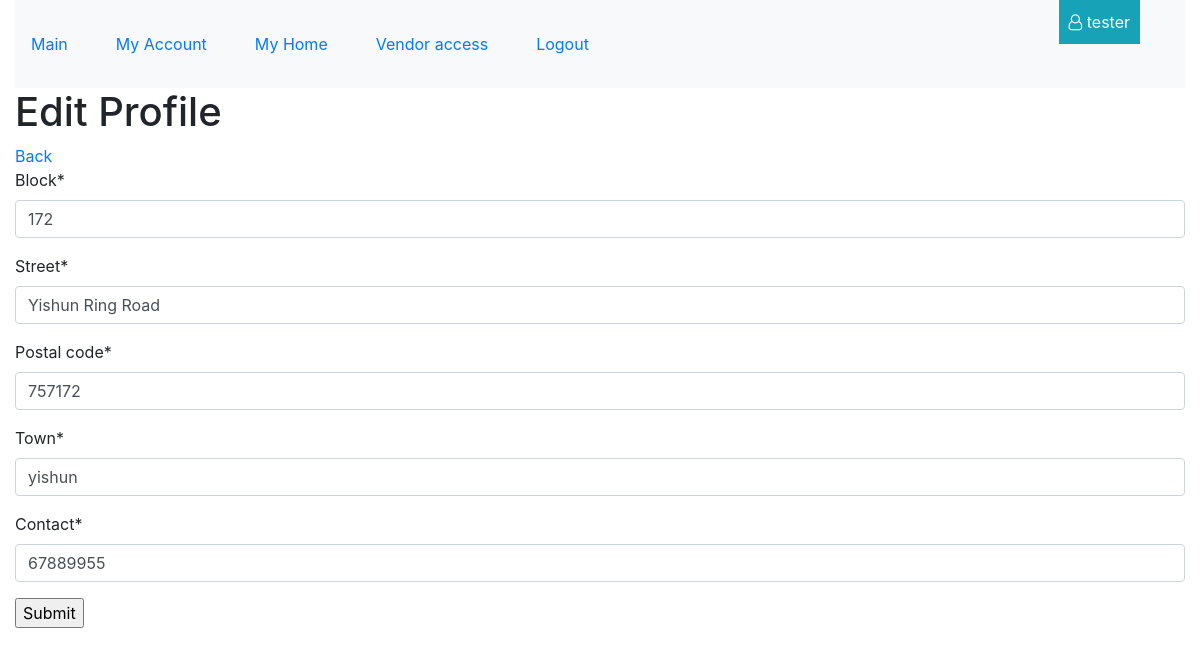
The page /edit_profile/9 (signed in) on the database its author committed.
### buyer/models.py (models this page shows, shortened)
class Buyer(models.Model):
    town = models.CharField(max_length=100, null=True, blank=False)
    postal_code = models.PositiveIntegerField(null=False, blank=False)
    block = models.PositiveSmallIntegerField( null=False, blank=False)
    street = models.CharField(max_length=254, null=False, blank=False)
    date_joined = models.DateTimeField(auto_now_add=True)
    contact = models.PositiveIntegerField(validators=[MinValueValidator(10000000), MaxValueValidator(99999999)], null=False, blank=False)
    user = models.ForeignKey(User, null=True, on_delete=models.SET_NULL)

### buyer/views.py (the view)
# urls.py: path('edit_profile/<buyer_id>', buyer.views.edit_buyer_profile, name="edit_buyer_profile_route"),
@login_required
def edit_buyer_profile(request, buyer_id):
    buyer_profile = get_object_or_404(Buyer, pk=buyer_id)
    if request.method == "POST":
        buyer_form = BuyerForm(request.POST, instance=buyer_profile)
        if buyer_form.is_valid():
            buyer_form.save()  # does not require to commit False form to save user as request.user; user still intact in database after the save
            messages.success(request, "Profile successfully updated.")
            return redirect(reverse(show_buyer_profiles))
        else:
            messages.warning(request, "Contact field must be 8 digits number.")
            return redirect(reverse(edit_buyer_profile, kwargs={"buyer_id": buyer_id}))
    else:
        buyer_form = BuyerForm(instance=buyer_profile)
        return render(request, "buyer/edit_buyer_profile.html", {
            "form": buyer_form
        })

### buyer/forms.py
class BuyerForm(forms.ModelForm):
    class Meta:
        model = Buyer
        fields = ("block", "street", "postal_code", "town", "contact")

### buyer/templates/buyer/edit_buyer_profile.html (shortened to what this page needs)
{% extends 'base_template.html' %}
{% load crispy_forms_tags %}
{%block content%}
<h1> Edit Profile </h1>
<a href="{% url 'show_buyer_profiles_route' %}"> Back </a>
<form method="POST">
    {{ form|crispy}}
    <input type="submit">
</form>
{%endblock%}

### templates/base_template.html (shortened to what this page needs)
{% load static %}
<!doctype html>
<html lang="en">
  <head>
    <link rel="stylesheet" href="https://stackpath.bootstrapcdn.com/font-awesome/4.7.0/css/font-awesome.min.css">
    <link rel="stylesheet" href="https://stackpath.bootstrapcdn.com/bootstrap/4.5.0/css/bootstrap.min.css">
    <link rel="stylesheet" href="{% static 'style.css' %}">
  </head>
  <body>
    <header class="container-fluid">
        <nav class="navbar navbar-expand-lg navbar-light bg-light py-3">
            <div class="collapse navbar-collapse" id="navbarSupportedContent">
                <ul class="navbar-nav">
            {%if request.user.is_authenticated %}
                <li class="nav-item mr-5 my-3 "> <a href="{% url 'view_home_route' %}" >Main</a> </li>
                <li class="nav-item mr-5 my-3 "> <a href="{% url 'view_account_route' %}" >My Account</a> </li>
                <li class="nav-item mr-5 my-3 "> <a href="{% url 'index_route' %}"> My Home</a> </li>
                <li class="nav-item mr-5 my-3"> <a href="{% url 'view_vendor_profiles_route' %}"> Vendor access</a> </li>
                <li class="nav-item mr-5 my-3"> <a href="{% url 'account_logout' %}" > Logout</a> </li>
            {%else%}
                <li class="nav-item mr-5 my-3"> <a href="{% url 'account_signup' %}">Register</a> </li>
                <li class="nav-item mr-5 my-3"> <a href="{% url 'account_login' %}" >Login</a> </li>
            {%endif%}
                </ul>
            </div>
        </nav>
        {%if request.user.is_authenticated %}
        <div id="show-username" class="bg-info"> <i class="fa fa-user-o" aria-hidden="true"></i> {{request.user.username}}  </div>
        {%endif%}
    </header>
    <div class="container-fluid">
    {%block content%} {%endblock%}
    </div>
  </body>
</html>

### static/style.css (style rules this page uses)
body { background-color:white; }
a { text-decoration:none !important; }
#show-username { min-width:80px; position:absolute; top:0; right:5%; padding: 10px; color: white; }

### rows shown on the page
Buyer: block "172", street "Yishun Ring Road", postal_code "757172", town "yishun", contact "67889955"

### other values the page prints
{{ request.user.username }} "tester"
